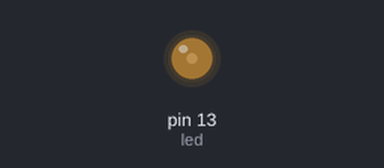
A sketch run on a simulated Arduino Uno, built with avr-gcc and run on an emulated ATmega328P. Parts: output pins drawn as LEDs (lit = HIGH).

Above: at 0.05 s.
At 1.4 s:
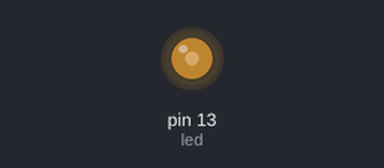
Timing chart, 0 to 9.1 s (numbered marks = the images above):
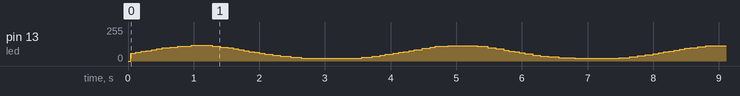

The sketch:

My_Breathing_sleep_LED_2.ino
```cpp
#include <math.h>
int led = 13;

void setup()
{
  pinMode(led, OUTPUT);
}

void loop()
{

  float val = (exp(sin(millis()/float(2000)*PI)) - 0.36787944)*108.0;
  digitalWrite(led, HIGH);
  delayMicroseconds(val);
  digitalWrite(led, LOW);
}
```
